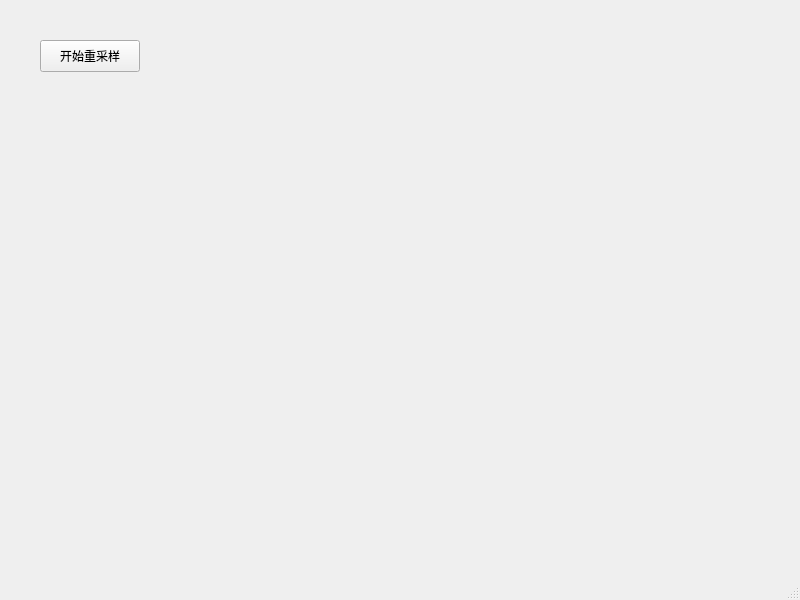
<?xml version="1.0" encoding="UTF-8"?>
<ui version="4.0">
 <class>MainWindow</class>
 <widget class="QMainWindow" name="MainWindow">
  <property name="geometry">
   <rect>
    <x>0</x>
    <y>0</y>
    <width>800</width>
    <height>600</height>
   </rect>
  </property>
  <property name="windowTitle">
   <string>MainWindow</string>
  </property>
  <widget class="QWidget" name="centralwidget">
   <widget class="QPushButton" name="transformButton">
    <property name="geometry">
     <rect>
      <x>40</x>
      <y>40</y>
      <width>100</width>
      <height>32</height>
     </rect>
    </property>
    <property name="text">
     <string>开始重采样</string>
    </property>
   </widget>
  </widget>
  <widget class="QMenuBar" name="menubar">
   <property name="geometry">
    <rect>
     <x>0</x>
     <y>0</y>
     <width>800</width>
     <height>24</height>
    </rect>
   </property>
  </widget>
  <widget class="QStatusBar" name="statusbar"/>
 </widget>
 <resources/>
 <connections/>
</ui>
